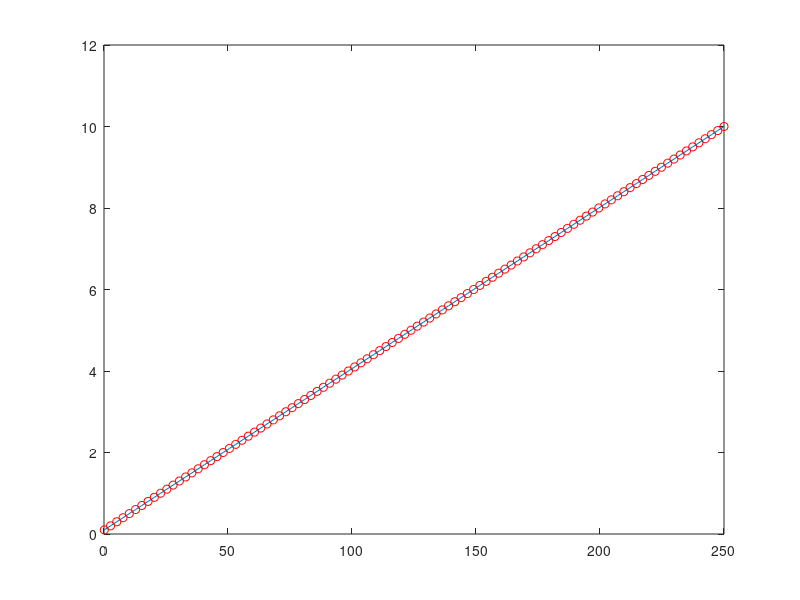
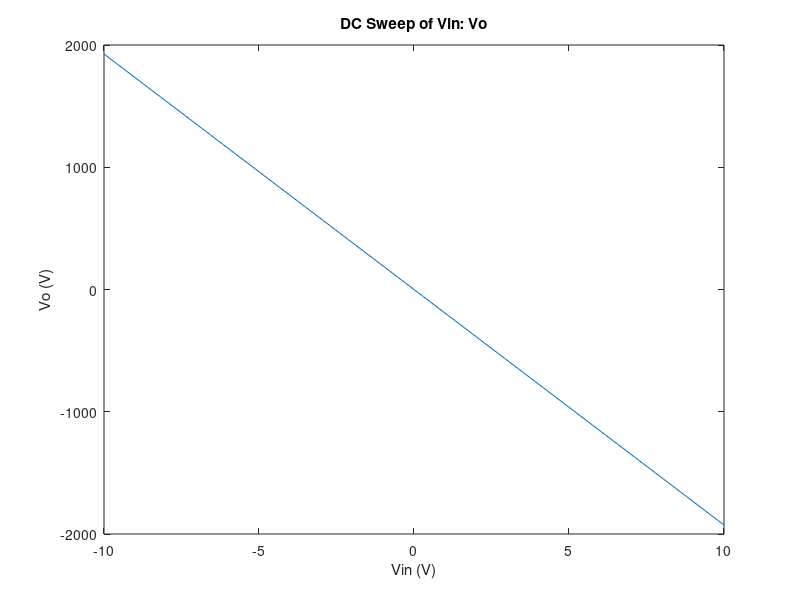
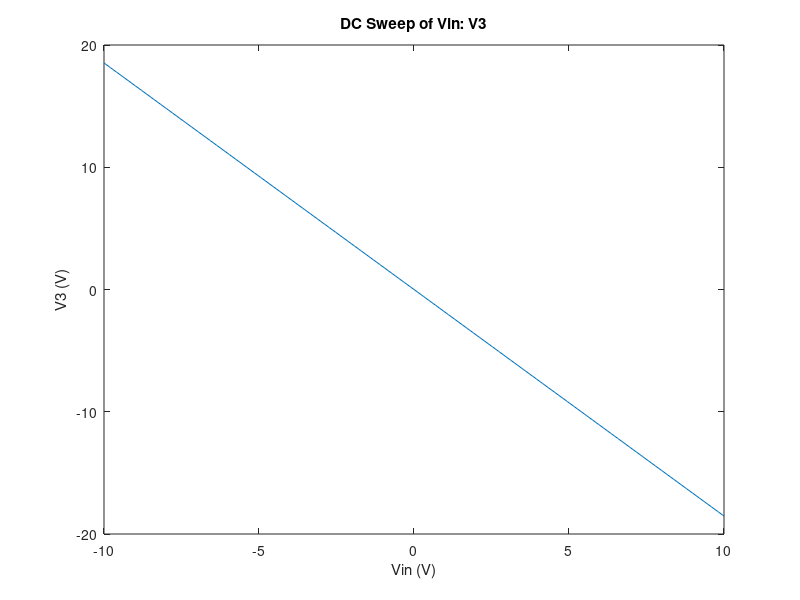
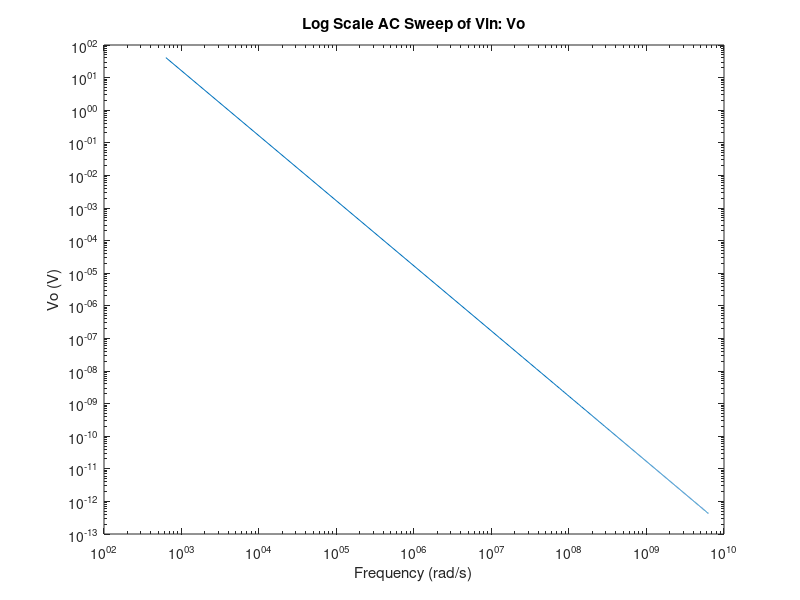

Write MATLAB code to recreate these figures, in order. (Note: this script raises an error after producing the figures.)
%% Question 1, 2
% I do not trust my Assignment 3 results, and I do not want poor
% performance on Assignment 3 to affect this assignment too. However, there
% are likely marks set aside for demonstrating the linear fit, so these
% steps will still be performed with reasonable example data to prove I
% learned the concepts. The chosen data gives an R3 = 10.1 Ohms.

voltage = linspace(0.1, 250);
current = linspace(0.1, 10);
p = polyfit(voltage, current, 1);    % order 1 linear fit
fit = p(1)*voltage+p(2);
R3 = 1/p(1);

figure
plot(voltage, current, 'ro')
hold on
plot(voltage, fit)


%% Question 3 a)
% Please see additional scaned document for work deriving these with KCL

%% Question 3 b)

% declare constants
R1 = 1;
Cap = 0.25;
R2 = 2;
L = 0.2;
alpha = 100;
R4 = 0.1;
Ro = 1000;

% C and G matrices
G =[ -1, 1, 1, 0, 0, 0, 0;
   0, 0, 0, -1,  1, 0, 0; 
   -1, 0, 0, 0, 1/R1, -1/R1, 0;
   0, 0, -1, 1/R3,  1, 0, 0;
   0, -1, 0, 0, 1/R2, 0, 0;   
   0, 0, alpha, 0, 0, 0, -1; 
   0, 0, 0, 0, 0, 1, 0];
 
C = [ 0, 0, 0,  0,  0, 0, 0;
   0, 0, L, 0,  0, 0, 0; 
   0, 0, 0, 0, Cap, -Cap, 0;
   0, 0, 0, 0, 0, 0, 0;
   0, 0, 0, 0, 0, 0, 0;  
   0, 0, 0, 0, 0, 0, 0;
   0, 0, 0, 0, 0, 0, 0];
 
 
% perform DC sweep
V_sweep = linspace(-10, 10, 100);
V_arr = zeros(100,1);
V3_arr = zeros(100,1);
for i = 1:length(V_sweep)
  Vin = V_sweep(i);
  F = [0; 0; 0; 0; 0; 0; Vin];
  Vout = G \ F;
  V_arr(i) = Vout(7);
  V3_arr(i) = Vout(4); 
end
Vo_arr = V_arr .* (Ro/(Ro + R4));

% plot figures
figure
plot(V_sweep, Vo_arr)
title('DC Sweep of Vin: Vo')
xlabel('Vin (V)')
ylabel('Vo (V)')

figure
plot(V_sweep, V3_arr)
title('DC Sweep of Vin: V3')
xlabel('Vin (V)')
ylabel('V3 (V)')


% perform AC sweep
omega_sweep = linspace(100, 1E9, 1000) .* 2 .* pi;   % sweep from 100Hz to 1GHz in 1000 steps
V_arr = zeros(1000,1);
Vin = 10;
F = [0; 0; 0; 0; 0; 0; Vin];
for i = 1:length(omega_sweep)
  Vout = (G + omega_sweep(i) .* 1i .* C) \ F;
  V_arr(i) = Vout(7);
end
Vo_arr = V_arr .* (Ro/(Ro + R4));


% plot against omega
figure
loglog(omega_sweep, real(Vo_arr));  % only plotting real part
title('Log Scale AC Sweep of Vin: Vo')
xlabel('Frequency (rad/s)')
ylabel('Vo (V)')

% calculate and plot gain
gain = Vin ./ Vo_arr;
figure
loglog(omega_sweep, gain)
title('Log Scale AC Sweep of Vin: Gain')
xlabel('Frequency (rad/s)')
ylabel('Gain')


% AC sweep with noise on C
omega = pi;   % single value for sweep this time
V_arr = zeros(1000,1);
old_cap = Cap;                     % save old capacitor value before we fiddle with it
for i = 1:1000
  Cap = normrnd(old_cap, 0.05);  % random perturbation in capacitor
  C = [ 0, 0, 0, 0, 0, 0, 0;
   0, 0, L, 0, 0, 0, 0; 
   0, 0, 0, 0, Cap, -Cap, 0;
   0, 0, 0, 0, 0, 0, 0;
   0, 0, 0, 0, 0, 0, 0;  
   0, 0, 0, 0, 0, 0, 0;
   0, 0, 0, 0, 0, 0, 0];
  Vout = (G + omega .* 1i .* C) \ F;
  V_arr(i) = Vout(7);
end
Vo_arr = V_arr .* (Ro/(Ro + R4));

% plot histogram of gain
gain = Vin ./ real(Vo_arr);
figure
%histogram(gain, 'BinLimits', [-2 2])
histogram(gain)
title('Gain Histogram')
xlabel('Gain')
ylabel('Counts')


%% Question 4
% By inspection, this circuit appears to be a high-pass amplifier. A high gain at low frequencies
% should be expected, dropping off rapidly at higher frequencies. See scan
% of additional work for FD derivation. The following code is a FD
% implementation of the derived work. The FD simulation performs its time
% steps backwards, because in the derivation,  case was found where the
% current voltage depended on the next rather than the previous. Note: The
% scatter plot is performed live inside the time loop, howeverer the PDF
% report will only show the final result.

duration = 1;               % length of sim
steps = 1000;               % # of steps in sim
step = 1;                   % current step
delta_t = duration/steps;   % size of steps
time = 0;                   % current time in simulation, increases by delta_t on every step
Vo_arr = zeros(1000,1);
Vin_arr = zeros(1000, 1);
V_old = 0;                  % initial condition for V

% simulation time loop, with live plot
figure
while time < duration
    if time < 0.03
        Vin1 = 0;
    else
        Vin1 = 1;
    end
    Vin2 = sin(2*pi*(1/0.03)*time);
    Vin3 = exp((-(time - 0.06)^2)/(2*(0.03^2)));
    Vin_arr(step) = Vin1 + Vin2 + Vin3;
    
    F = [0; 0; 0; 0; 0; 0; Vin_arr(step)];
    F_update = F - C.*V_old;
    
    output_arr = (G + C)\F_update;
    Vo_arr(step) = output_arr(7) .* (Ro/(Ro + R4));
    
    % plot live while there are relatively few data points
    % takes too long with 1000x1000 on every loop
    if nnz(Vin_arr) < 200
        scatter(Vin_arr, Vo_arr, 10)
        xlabel('Vin (V)')
        ylabel('Vo (V)')
        title('Vin vs. Vo (Live)')
        if mod(steps, 20) == 0
            pause(0.1)
        end
    end
    
    V_old = V_arr(step);
    step = step + 1;
    time = time + delta_t;
end
scatter(Vin_arr, Vo_arr, 10)
title('Vin vs. Vo (Final)')

% frequency domain stuff
fs = 1/delta_t;
f = fs/2*linspace(-1,1,fs);
Vin_f = fftshift(fft(Vin_arr));
Vo_f = fftshift(fft(Vo_arr));
figure
plot(Vin_f, Vo_f)
xlabel('FT of Vin')
ylabel('FT of Vo')
title('Frequency Content of Input & Output')



%% Question 5
% This question is similar to Question 3, however the addition of the
% current source and capacitor changes the matrices slightly. See the
% attached scanned document for the work deriving these with KCL at each
% node. C, G and F will all have their dimensiones increased to 8 due to
% the extra equation for I3. In chosen from normal distribution, scaled to
% 0.001.

Cn = 0.00001;

% C matrix has additional Cn term in Eq. 4
C = [ 0, 0, 0, 0, 0, 0, 0, 0;
   0, 0, L, 0, 0, 0, 0, 0; 
   0, 0, 0, 0, Cap, -Cap, 0, 0;
   0, 0, 0, Cn, 0, 0, 0, 0;
   0, 0, 0, 0, 0, 0, 0, 0;  
   0, 0, 0, 0, 0, 0, 0, 0;
   0, 0, 0, 0, 0, 0, 0, 0];

% simulation time loop, with live plot
figure
while time < duration
    if time < 0.03
        Vin1 = 0;
    else
        Vin1 = 1;
    end
    Vin2 = sin(2*pi*(1/0.03)*time);
    Vin3 = exp((-(time - 0.06)^2)/(2*(0.03^2)));
    Vin_arr(step) = Vin1 + Vin2 + Vin3;
    
    In = randn*0.001;
    F = [0; 0; 0; In; 0; 0; Vin;];
    F_update = F - C.*V_old;
    
    output_arr = (G + C)\F_update;
    Vo_arr(step) = output_arr(7) .* (Ro/(Ro + R4));
    
    % plot live while there are relatively few data points
    % takes too long with 1000x1000 on every loop
    if nnz(Vin_arr) < 200
        scatter(Vin_arr, Vo_arr, 10)
        xlabel('Vin (V)')
        ylabel('Vo (V)')
        title('Vin vs. Vo With Noise (Live)')
        if mod(steps, 20) == 0
            pause(0.1)
        end
    end
    
    V_old = V_arr(step);
    step = step + 1;
    time = time + delta_t;
end
scatter(Vin_arr, Vo_arr, 10)
title('Vin vs. Vo With Noise (Final)')

Vo_spectrum = fftshift(fft(Vo_arr));
Vin_spectrum = fftshift(fft(Vin_arr));

figure
plot(f, Vo_spectrum)
xlabel('Frequency (Hz)')
ylabel('Vo (V)')
title('Frequency Response of Vo')

figure
plot(f, Vin_spectrum)
xlabel('Frequency (Hz)')
ylabel('Vin (V)')
title('Frequency Response of Vin')
